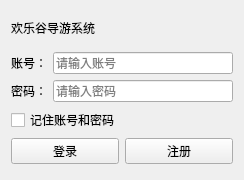
<?xml version="1.0" encoding="UTF-8"?>
<ui version="4.0">
 <class>LoginWidget</class>
 <widget class="QWidget" name="LoginWidget">
  <property name="geometry">
   <rect>
    <x>0</x>
    <y>0</y>
    <width>244</width>
    <height>180</height>
   </rect>
  </property>
  <property name="windowTitle">
   <string>Form</string>
  </property>
  <widget class="QWidget" name="">
   <property name="geometry">
    <rect>
     <x>11</x>
     <y>10</y>
     <width>222</width>
     <height>154</height>
    </rect>
   </property>
   <layout class="QVBoxLayout" name="verticalLayout">
    <item>
     <widget class="QLabel" name="label">
      <property name="text">
       <string>欢乐谷导游系统</string>
      </property>
     </widget>
    </item>
    <item>
     <layout class="QHBoxLayout" name="horizontalLayout_3">
      <item>
       <widget class="QLabel" name="label_2">
        <property name="text">
         <string>账号：</string>
        </property>
       </widget>
      </item>
      <item>
       <widget class="QLineEdit" name="accountEdit">
        <property name="placeholderText">
         <string>请输入账号</string>
        </property>
       </widget>
      </item>
     </layout>
    </item>
    <item>
     <layout class="QHBoxLayout" name="horizontalLayout_2">
      <item>
       <widget class="QLabel" name="label_3">
        <property name="text">
         <string>密码：</string>
        </property>
       </widget>
      </item>
      <item>
       <widget class="QLineEdit" name="passwordEidt">
        <property name="placeholderText">
         <string>请输入密码</string>
        </property>
       </widget>
      </item>
     </layout>
    </item>
    <item>
     <widget class="QCheckBox" name="checkBox">
      <property name="text">
       <string>记住账号和密码</string>
      </property>
     </widget>
    </item>
    <item>
     <layout class="QHBoxLayout" name="horizontalLayout">
      <item>
       <widget class="QPushButton" name="LoginBtn">
        <property name="text">
         <string>登录</string>
        </property>
       </widget>
      </item>
      <item>
       <widget class="QPushButton" name="zhucBtn">
        <property name="text">
         <string>注册</string>
        </property>
       </widget>
      </item>
     </layout>
    </item>
   </layout>
  </widget>
 </widget>
 <resources/>
 <connections/>
</ui>
